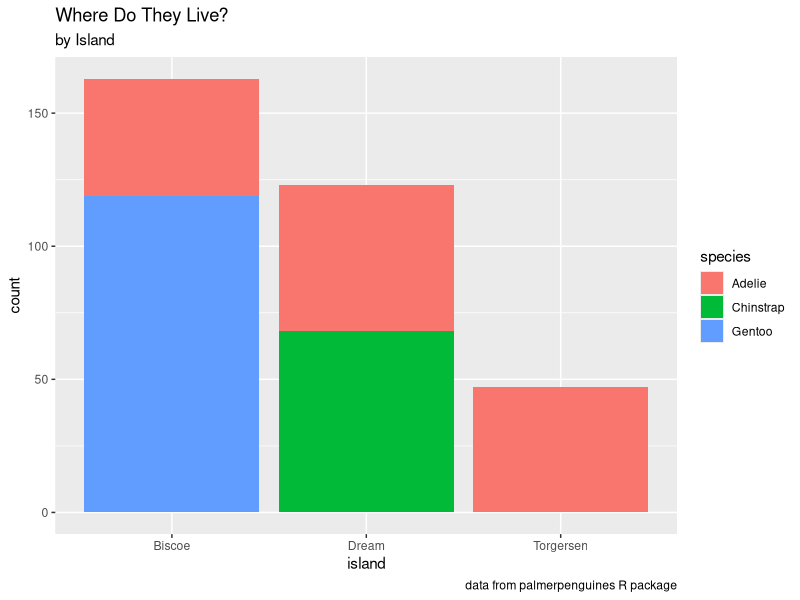

Write R code to recreate this figure.
## ---- chunk 1
#| echo: false
#| message: false

library(palmerpenguins)
library(dplyr)
library(ggplot2)

# filter out rows with no sex
dat <- penguins %>% 
  filter(!is.na(sex))

# bar plot
dat %>%
  ggplot(aes(x = island, fill = species)) +
  geom_bar() + 
  labs(
    title = "Where Do They Live?",
    subtitle = "by Island",
    caption = "data from palmerpenguines R package"
  )

